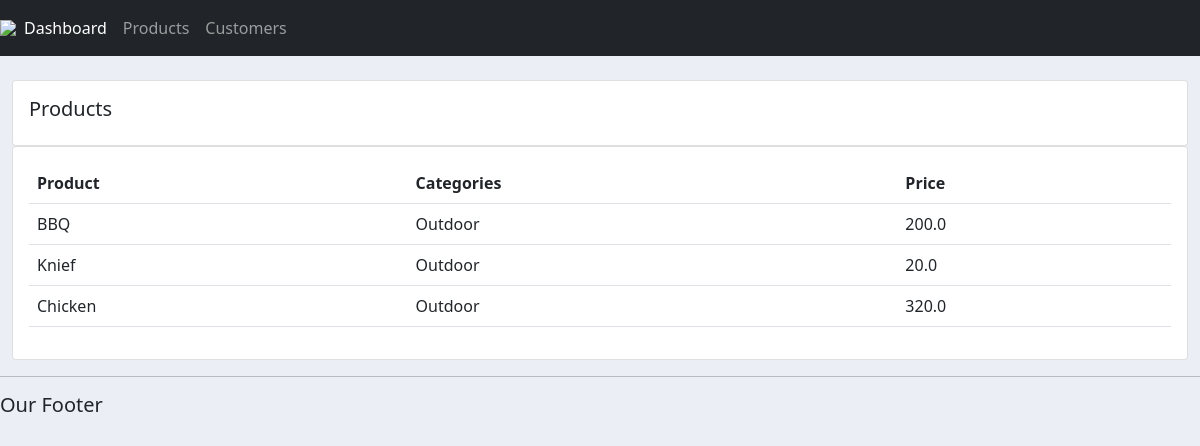
Screenshot of /products/ with the database file from the repository.
### accounts/models.py (models this page shows, shortened)
class Product(models.Model):
    CATEGORY = (
                    ('Indoor', 'Indoor'),
                    ('Outdoor', 'Outdoor')
                )
    name = models.CharField(max_length=200, null = True)
    price =models.FloatField(null=True)
    category = models.CharField(max_length=200, null = True, choices= CATEGORY)
    description = models.CharField(max_length=200, null = True, blank = True)
    date_created = models.DateTimeField(auto_now_add = True, null = True)
    tags = models.ManyToManyField(Tag)

### accounts/views.py (the view)
# urls.py: path('products/', views.products, name='products'),
def products(request):
    products = Product.objects.all()
    return render (request, 'accounts/products.html',{'products':products})

### accounts/templates/accounts/products.html
{% extends 'accounts/main.html' %}
{% block content %}
<br>
<div class="row">
    <div class="col-md">
        <div class="card card-body">
            <h5> Products</h5>
        </div>
        <div class="card card-body">
            <table class="table">
                <tr>
                    <th>Product</th>
                    <th>Categories</th>
                    <th>Price</th>
                </tr>
                    {% for i in products  %}
                    <tr>
                        <td>{{i.name}}</td>
                        <td>{{i.category}}</td>
                        <td>{{i.price}}</td>
                    </tr>
                    {% endfor %}
            </table>
        </div>
    </div>
</div>
{% endblock %}

### static/css/main.css (style rules this page uses)
body { background-color: #ebeff5;; }

### rows the page displays
Product: name "BBQ", category "Outdoor", price "200.0"
Product: name "Knief", category "Outdoor", price "20.0"
Product: name "Chicken", category "Outdoor", price "320.0"
